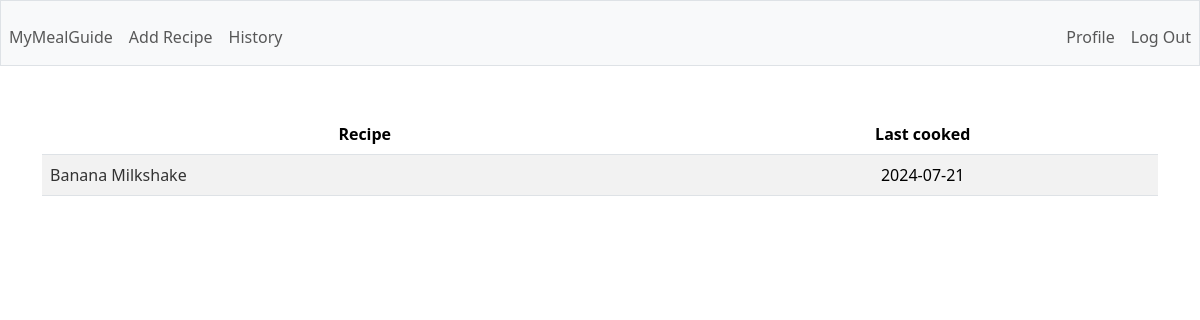
The page /history (signed in) on the database as committed earlier.
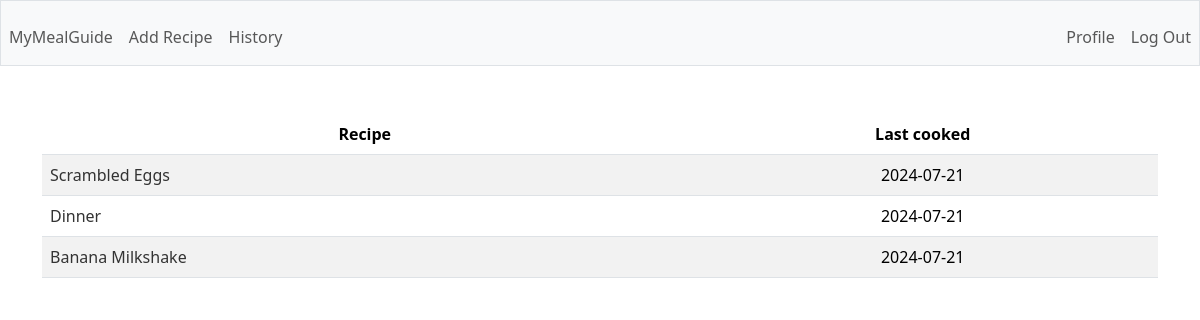
The same page on the database as committed later.
### tables this page shows
CREATE TABLE history (
        id INTEGER PRIMARY KEY AUTOINCREMENT,
        user_id INTEGER,
        recipe_id INTEGER,
        name TEXT,
        cooked_at TEXT,
        FOREIGN KEY(user_id) REFERENCES users(id),
        FOREIGN KEY(recipe_id) REFERENCES recipes(id)
    );

### app.py (the view)
@app.route('/history')
@login_required
def history():
    rows = g.c.execute('SELECT * FROM history WHERE user_id = ? ORDER BY id DESC', (session['user_id'],)).fetchall()
    return render_template('history.html', rows=rows)

### app.py (called while the page is built)
@app.before_request
def before_request():
    g.db = sqlite3.connect('database.db')
    g.c = g.db.cursor()

@app.teardown_request
def teardown_request(exception):
    db = getattr(g, 'db', None)
    if db is not None:
        db.close()

@app.after_request
def after_request(response):
    response.headers['Cache-Control'] = 'no-cache, no-store, must-revalidate'
    response.headers['Pragma'] = 'no-cache'
    response.headers['Expires'] = '0'
    return response

### helpers.py (called while the page is built)
def login_required(f):
    @wraps(f)
    def decorated_function(*args, **kwargs):
        if session.get('user_id') is None:
            return redirect('/login')
        return f(*args, **kwargs)
    return decorated_function

### templates/history.html
{% extends "layout.html" %} {% block title %} History {% endblock %} {% block
main %}
<table class="table table-striped">
  <thead>
    <tr>
      <th scope="col">Recipe</th>
      <th scope="col">Last cooked</th>
    </tr>
  </thead>
  <tbody>
    {% for row in rows: %}
    <tr>
      <td class="text-start">
        <a href="/recipe/{{ row[2] }}">{{ row[3] }}</a>
      </td>
      <td>{{ row[4] }}</td>
    </tr>
    {% endfor %}
  </tbody>
</table>
{% endblock %}

Rows that differ between the two databases and show on the page:
added history: name "Scrambled Eggs", cooked_at "2024-07-21"
added history: name "Dinner", cooked_at "2024-07-21"
